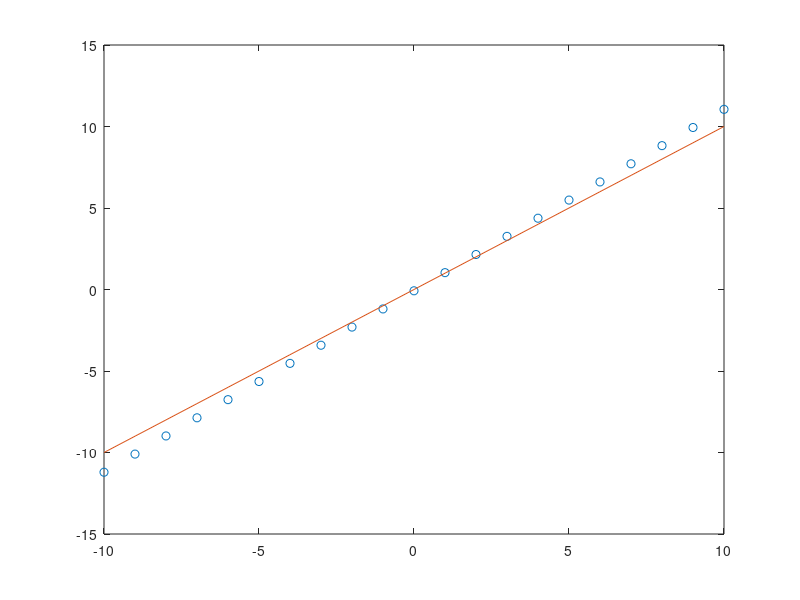

This figure's MATLAB source:
%Notation follows The Prediction Properties of Inverse and Reverse Regression 
%for the Simple Linear Calibration Problem

total = zeros(1,21);
T = 10000;

for i = 1:T
	B_0 = 0;
	B_1 = 1;
	sigma = 2;

	n = 100;
	x = zeros(n,1);
	x(n/2+1:end) = 1;
	epsilon = randn(n,1)*sigma;
	y = B_0 + B_1*x + epsilon;
	y_mean = mean(y);
	y_star = y - y_mean;
	x_mean = mean(x);

	B_1_hat = sum((x-x_mean).*y_star)/sum((x-x_mean).*(x - x_mean));
	B_0_hat_star = -B_1_hat*x_mean;
	B_0_hat = B_0_hat_star + y_mean;

	y_star_hat = B_0_hat_star + B_1_hat*x;
	sigma_sq_star = sum((y_star - y_star_hat).^2)/(n-2);

	x_to_pred = -10:10;
	y_0 = B_1*x_to_pred + B_0;
	x_0 = (y_0 - B_0_hat)/B_1_hat;

	bias_factor = sigma^2/(sum((x-x_mean).*(x - x_mean)));
	total = total + 1/T*x_0;
end


%bias away from mean!
plot(x_to_pred,total,'o');
hold on;
plot(x_to_pred,x_to_pred);